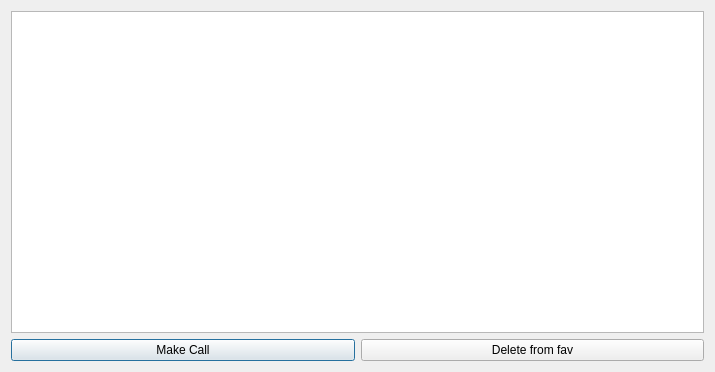
<?xml version="1.0" encoding="UTF-8"?>
<ui version="4.0">
 <class>Favorites</class>
 <widget class="QDialog" name="Favorites">
  <property name="geometry">
   <rect>
    <x>0</x>
    <y>0</y>
    <width>715</width>
    <height>372</height>
   </rect>
  </property>
  <property name="windowTitle">
   <string>Dialog</string>
  </property>
  <layout class="QVBoxLayout" name="verticalLayout">
   <item>
    <widget class="QListWidget" name="listWidget">
     <property name="sizePolicy">
      <sizepolicy hsizetype="Minimum" vsizetype="Preferred">
       <horstretch>0</horstretch>
       <verstretch>0</verstretch>
      </sizepolicy>
     </property>
     <property name="styleSheet">
      <string notr="true"/>
     </property>
     <property name="iconSize">
      <size>
       <width>50</width>
       <height>50</height>
      </size>
     </property>
     <property name="spacing">
      <number>1</number>
     </property>
    </widget>
   </item>
   <item>
    <layout class="QHBoxLayout" name="horizontalLayout">
     <item>
      <widget class="QPushButton" name="callButt">
       <property name="text">
        <string>Make Call</string>
       </property>
      </widget>
     </item>
     <item>
      <widget class="QPushButton" name="delButt">
       <property name="text">
        <string>Delete from fav</string>
       </property>
      </widget>
     </item>
    </layout>
   </item>
  </layout>
 </widget>
 <resources/>
 <connections/>
</ui>
